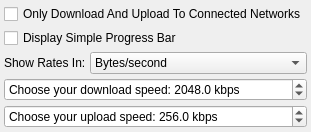
     <widget class="QWidget" name="pageTransfers">
      <layout class="QGridLayout" name="gridLayout_9">
       <property name="margin">
        <number>4</number>
       </property>
       <property name="spacing">
        <number>4</number>
       </property>
       <item row="0" column="0" colspan="2">
        <widget class="QCheckBox" name="checkBoxOnlyDownloadConnectedNetworks">
         <property name="text">
          <string>Only Download And Upload To Connected Networks</string>
         </property>
        </widget>
       </item>
       <item row="1" column="0" colspan="2">
        <widget class="QCheckBox" name="checkBoxSimpleProgress">
         <property name="text">
          <string>Display Simple Progress Bar</string>
         </property>
        </widget>
       </item>
       <item row="2" column="1">
        <widget class="QComboBox" name="comboBoxRates">
         <property name="sizePolicy">
          <sizepolicy hsizetype="MinimumExpanding" vsizetype="Fixed">
           <horstretch>0</horstretch>
           <verstretch>0</verstretch>
          </sizepolicy>
         </property>
         <property name="currentIndex">
          <number>1</number>
         </property>
         <item>
          <property name="text">
           <string>bits/second</string>
          </property>
         </item>
         <item>
          <property name="text">
           <string>Bytes/second</string>
          </property>
         </item>
         <item>
          <property name="text">
           <string>Kilobits/second</string>
          </property>
         </item>
         <item>
          <property name="text">
           <string>KiloBytes/second</string>
          </property>
         </item>
         <item>
          <property name="text">
           <string>Megabits/second</string>
          </property>
         </item>
         <item>
          <property name="text">
           <string>MegaBytes/second</string>
          </property>
         </item>
        </widget>
       </item>
       <item row="2" column="0">
        <widget class="QLabel" name="labelRates">
         <property name="text">
          <string>Show Rates In:</string>
         </property>
        </widget>
       </item>
       <item row="3" column="0" colspan="2">
        <widget class="QDoubleSpinBox" name="doubleSpinBoxDownloadSpeed">
         <property name="prefix">
          <string>Choose your download speed: </string>
         </property>
         <property name="suffix">
          <string> kbps</string>
         </property>
         <property name="decimals">
          <number>1</number>
         </property>
         <property name="minimum">
          <double>28.800000000000001</double>
         </property>
         <property name="maximum">
          <double>155000.000000000000000</double>
         </property>
         <property name="value">
          <double>2048.000000000000000</double>
         </property>
        </widget>
       </item>
       <item row="4" column="0" colspan="2">
        <widget class="QDoubleSpinBox" name="doubleSpinBoxUploadSpeed">
         <property name="prefix">
          <string>Choose your upload speed: </string>
         </property>
         <property name="suffix">
          <string> kbps</string>
         </property>
         <property name="decimals">
          <number>1</number>
         </property>
         <property name="minimum">
          <double>28.800000000000001</double>
         </property>
         <property name="maximum">
          <double>155000.000000000000000</double>
         </property>
         <property name="value">
          <double>256.000000000000000</double>
         </property>
        </widget>
       </item>
      </layout>
     </widget>
